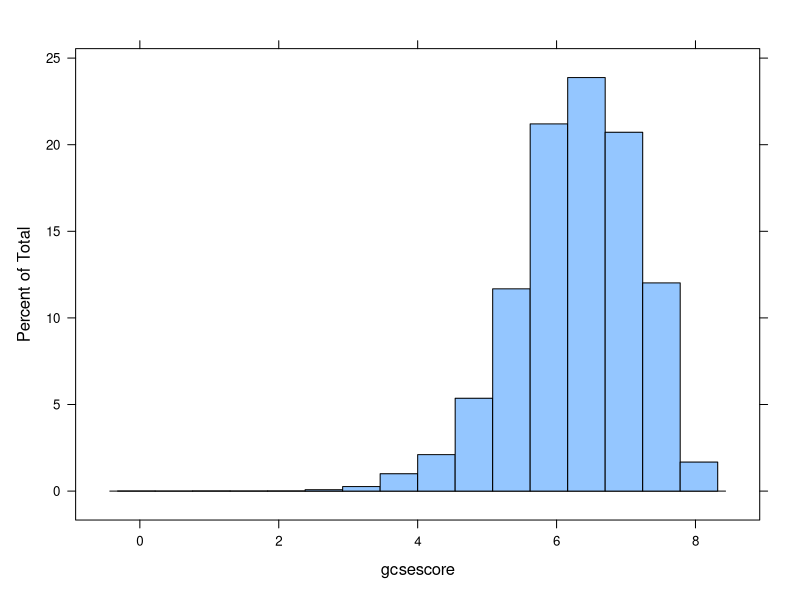
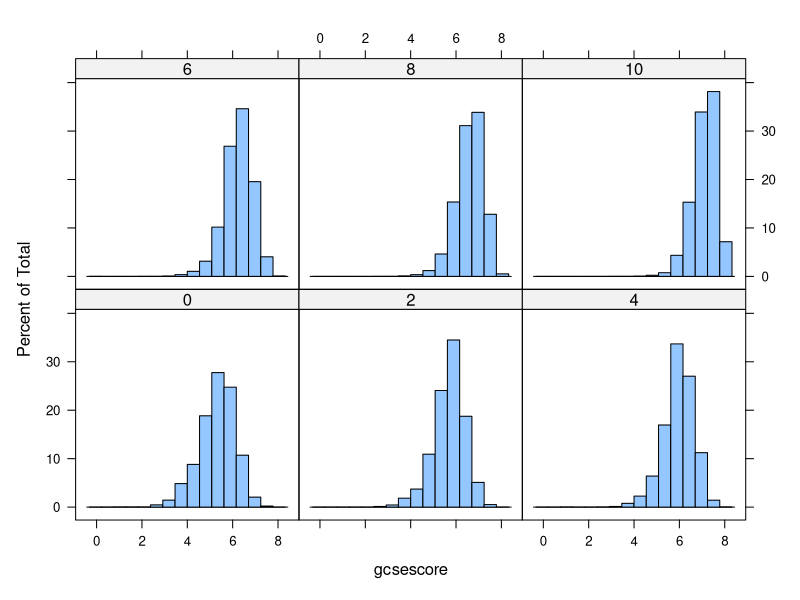
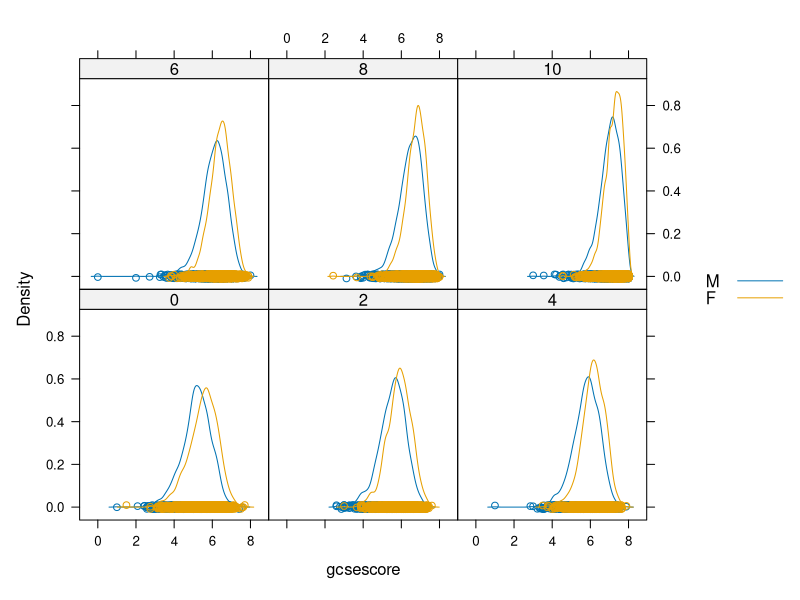
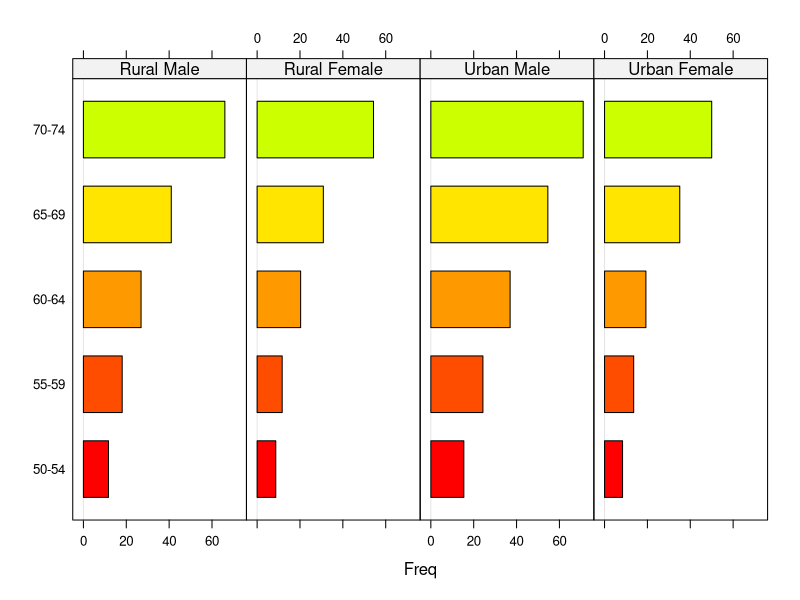
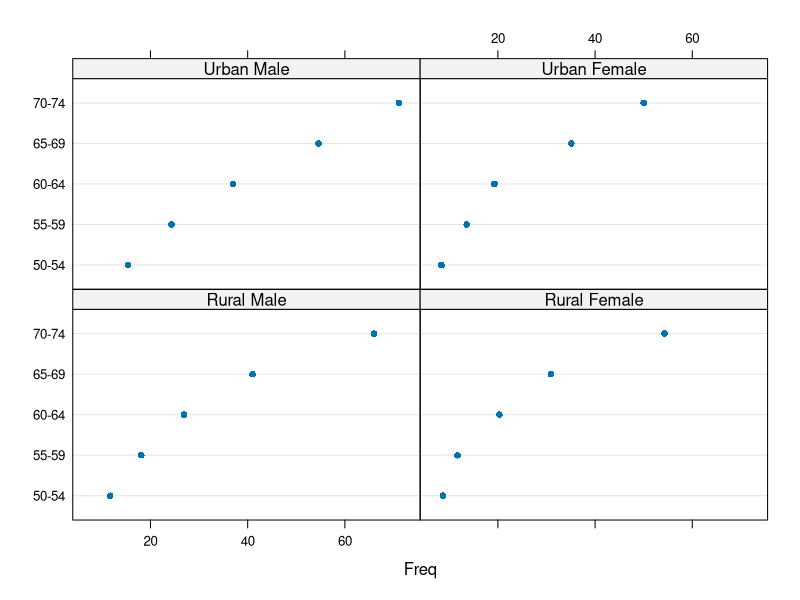
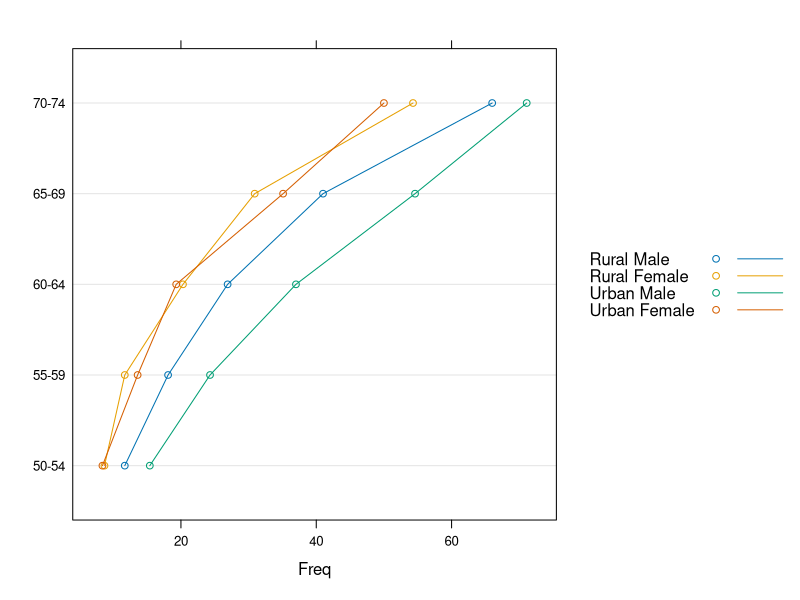
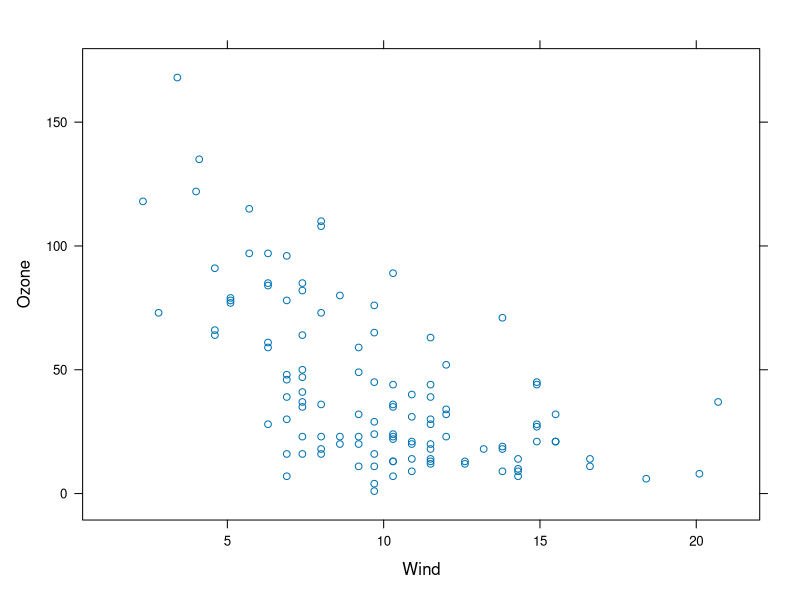
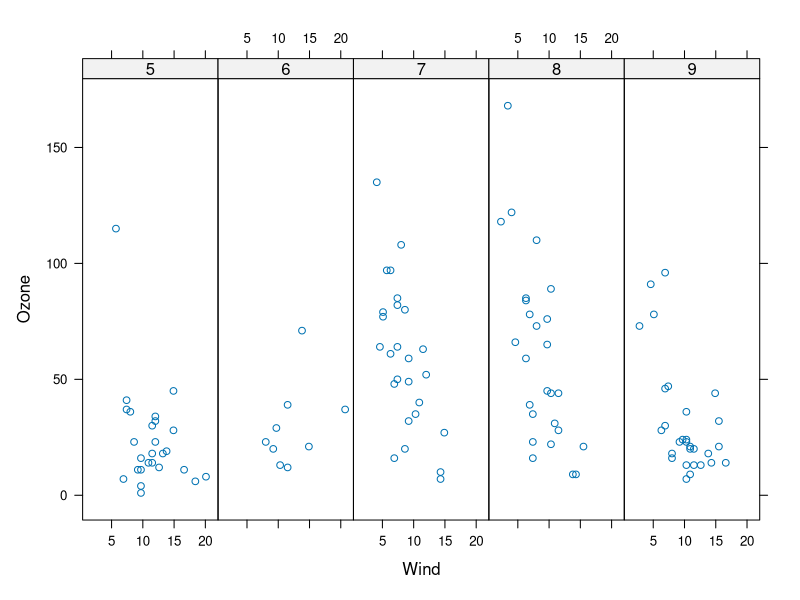

Recreate these plots in R, in order.
# 고급 시각화 분석


# R의 고급 시각화 도구

# 1 격자형 기법 시각화

install.packages("lattice")
library(lattice)
install.packages("mlmRev")
library(mlmRev)
                                  # 고급 시각화와 chem97 데이터 셋을 위한 패키지 설치 및 로드

data(Chem97)
str(Chem97)
summary(Chem97)
                                  # 샘플 데이터 로드

# 히스토그램
# histogram( ~ x | 조건, data = data  ...)
# x축에 사용할 열 이름, data = 사용할 데이터셋 은 필수

histogram(~ gcsescore, data = Chem97)

histogram(~ gcsescore | factor(score), data = Chem97)
                                  # score을 factor로 나타내지 않으면 score의 범주에 따른 그래프가 아닌,
                                  # 그저 패널의 제목으로 score라는 텍스트가 나타난다.
                                  # 화학성적별 개인평균 성적

# 밀도 그래프
# densityplot( ~ x | 조건, data = data, groups = 변수)

densityplot(~ gcsescore | factor(score), data = Chem97, groups = gender, auto.key = T)
                                  # 화학 성적에 따른 성별 별 개인평균 성적 밀도

# 막대 그래프
# barchart( y ~ x | 조건, data = data, layout = c( panel, row ))

data("VADeaths")
str(VADeaths)

tab <- as.data.frame.table(VADeaths)
                                  # as.data.frame.table(data)
                                  # 데이터 프레임을 테이블 형식으로
                                  # rownames, colnames,values 순으로 데이터프레임 형식으로 변환
tab
VADeaths

barchart( Var1 ~ Freq | Var2, col = rainbow(20), data = tab, layout = c( 4, 1 ), origin = 0)
                                  # layout은 몇개의 panel을 몇개의 row에 표시할 건지 설정
                                  # origin은 x축 구간을 n부터 표시

# 점 그래프
# dotplot( y ~ x | 조건, data = data, layout = c( panel, row ))

dotplot(Var1 ~ Freq | Var2, tab)
                                  # layout = 2*2
dotplot(Var1 ~ Freq, tab, groups = Var2, type = "o", auto.key = list(space = "right", points = T, lines = T))
                                  # type => o == o와 선의 연결
                                  # 조건을 없애고 groups를 추가 하면 그래프가 하나의 패널에 표시
                                  # auto.key == 범례 => space 위치 | points 점 | lines 선 표시

# 산점도 그래프
# xyplot( y ~ x | 조건변수, data = data.frame 또는 list, layout = c( panel, row ))

library(datasets)
str(airquality)

xyplot( Ozone ~ Wind, data = airquality)

xyplot( Ozone ~ Wind | factor(Month), airquality, layout = c(5,1))
                                    # transform(data, colname = factor(colname))
                                    # 위를 사용해도 특정 col을 factor로 변환할수 있다.

str(quakes)

tplot <- xyplot( lat ~ long, data = quakes, pch=".")
                                    # pch == 점 모양 설정
                                    # 위도와 경도에 따른 지진 분포

tplot <- update(tplot, main = "1964년 이후 태평양에서 발생한 지진 위치")
print(tplot)
                                    # update = 추가적인 내용 업데이트
                                    # 변수에 저장된 그래프는 print로 출력

quakes$depth2[quakes$depth >= 40 & quakes$depth <= 150] <- 1
quakes$depth2[quakes$depth >= 151 & quakes$depth <= 250] <- 2
quakes$depth2[quakes$depth >= 251 & quakes$depth <= 350] <- 3
quakes$depth2[quakes$depth >= 351 & quakes$depth <= 450] <- 4
quakes$depth2[quakes$depth >= 451 & quakes$depth <= 550] <- 5
quakes$depth2[quakes$depth >= 551 & quakes$depth <= 680] <- 6
                                    
quakes

conv <- transform(quakes, depth2 = factor(depth2))
                                    # depth 라는 연속형 변수를 depth2라는 범주형으로 변환
                                    # depth2 만 factor로 바뀌어서 데이터 전체가 conv에 저장
xyplot(lat ~ long | depth2, data = conv)

xyplot(Ozone + Solar.R ~ Wind |factor(Month), data = airquality, layout = c(5,1))
                                    # y축 부분에 + 연산자를 사용하여 두개의 데이터를 넣으면
                                    # 동일한 패널에 두개의 변수 그래프를 표현 할 수 있다.

# 데이터 범주화

# equal.count(data, number = n, overlap = 0)
# 데이터를 겹치지 않게 n개 영역으로 범주화

# 예시
# numgroup <- equal.count(1:150, number = 4, overlap = 0)
# numgroup

depthgroup <- equal.count(quakes$depth, number = 5, overlap = 0)
depthgroup

xyplot(lat ~ long | depthgroup, quakes)
                                      # 범주화가 이루어져서 depth의 5 영역에 따라 지진 분포 표시
                                      # x, y 가 따로 데이터를 품고 있다면 원본 데이터는 작성하지 안하도 된다. 

magnitudegroup <- equal.count(quakes$mag, number = 2, overlap = 0)

xyplot(lat ~ long | magnitudegroup, quakes)

xyplot(lat ~ long | depthgroup * magnitudegroup, quakes)
                                      # mag 1 그룹에 따른 depth 5 그룹 / mag 2 그룹에 따른 depth 5 그룹

quakes$depth3[quakes$depth >= 39.5 & quakes$depth <= 80.5] <- 'D1'
quakes$depth3[quakes$depth >= 79.5 & quakes$depth <= 186.5] <- 'D2'
quakes$depth3[quakes$depth >= 185.5 & quakes$depth <= 397.5] <- 'D3'
quakes$depth3[quakes$depth >= 396.5 & quakes$depth <= 562.5] <- 'D4'
quakes$depth3[quakes$depth >= 562.5 & quakes$depth <= 680.5] <- 'D5'
                                
quakes$mag2[quakes$mag >= 3.95 & quakes$mag <= 4.65] <- 'M1'
quakes$mag2[quakes$mag >= 4.55 & quakes$mag <= 6.45] <- 'M2'
                                      # 아까 적용 시켰던 equal.count의 범위에 따라 레이블링

convert <- transform(quakes, depth3 = factor(depth3), mag2 = factor(mag2))
                                      # 원본 데이터에서 설정한 열만 다른 타입으로 변경

xyplot(lat ~ long | depth3 * mag2, convert, col = c("green", "darkblue"))


# 조건 그래프
# coplot( y ~ x | 조건 열, data)
# 조건에 의한 x에 대한 y 그래프

# row = n ( 한 행의 몇개의 패널을 표시 ) / number = n ( 패널 수 ) / overlap = n (겹치는 구간)

coplot(lat ~ long | depth, quakes, overlap = 0.1, rows = 2, number = 4)

coplot(lat ~ long | depth, quakes, overlap = 0.1, rows = 1, number = 4, panel = panel.smooth)
                                      # 패널 영역에 부드러운 곡선 추가

coplot(lat ~ long | depth, quakes, overlap = 0.1, rows = 1, col = 'orange', bar.bg = c(num = 'darkgreen'))
                                      # col => 그래프 색 / bar.bg = c(num = '') => 조건 막대 색

coplot(lat ~ long | mag, quakes, overlap = 0, number = 5, rows = 1, bar.bg = c( num = 'lightblue' ), col = 'darkgreen')


# 3차원 산점도 그래프
# cloud(z ~ y * x, data)

cloud(depth ~ lat * long, quakes, xlab = "경도", ylab = "위도", zlab ="깊이", zlim = rev(range(quakes$depth)))
                                      # zlim => z의 구간 / rev(range(data)) => 데이터의 구간을 뒤집어서(reverse) 표시

cloud(depth ~ lat * long, quakes, xlab = "경도", ylab = "위도", zlab ="깊이", screen = list(z = 45))
                                      # screen = list() => list 안쪽에서 설정한 x, y, z의 각도만큼 회전시켜서 그래프 표시
                                      # panel.aspect => 테두리 사이즈
